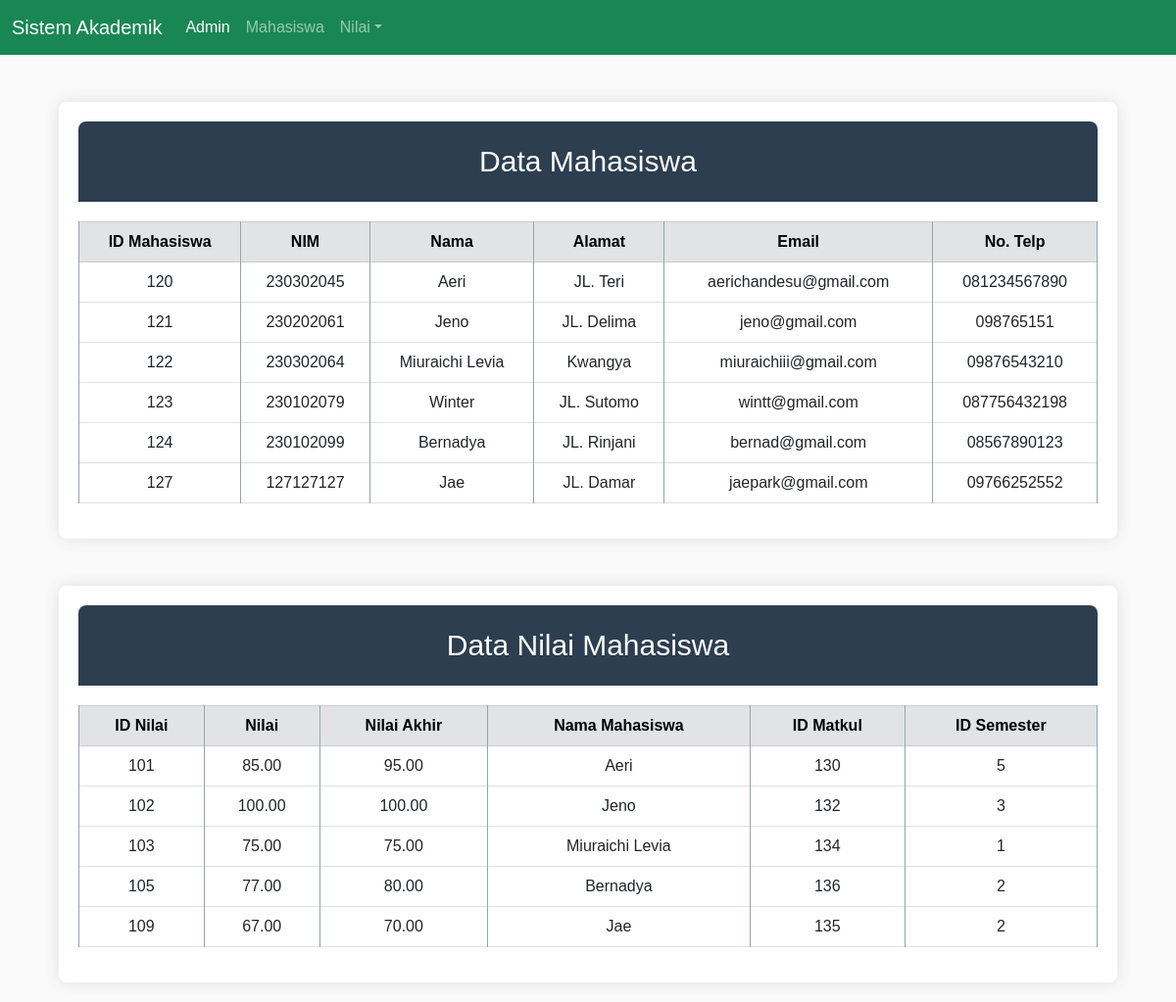
/TUGAS2/beranda.php, run on the app's committed database.
### tables this page shows
CREATE TABLE `mahasiswa` (
  `id_mahasiswa` int NOT NULL,
  `nim` varchar(20) NOT NULL,
  `nama_mhs` varchar(255) NOT NULL,
  `alamat` varchar(255) NOT NULL,
  `email` varchar(255) NOT NULL,
  `no_telp` varchar(20) NOT NULL
);

CREATE TABLE `nilai` (
  `id_nilai` int NOT NULL,
  `nilai` decimal(10,2) NOT NULL,
  `nilai_akhir` decimal(10,2) NOT NULL,
  `id_mahasiswa` int NOT NULL,
  `id_matkul` int NOT NULL,
  `id_semester` int NOT NULL
);

### TUGAS2/database.php (called while the page is built, shortened)
<?php
class Database {
private $host = 'localhost';
private $username = 'root';
private $password = '';
private $database = 'db_akademik';
public function __construct() {
    $this->conn = new mysqli($this->host, $this->username, $this->password, $this->database);
}
}
?>

### TUGAS2/mahasiswa.php (called while the page is built)
<?php
include_once 'database.php';
class Mahasiswa extends Database {
    public function tampilkanData() {
        $sql = "SELECT * FROM mahasiswa";
        $data = $this->conn->query($sql);
        $hasil = [];
        if ($data && mysqli_num_rows($data) > 0) {
            while ($row = mysqli_fetch_array($data)) {
                $hasil[] = $row;
            }
        }
        return $hasil;
    }
    }
    $mhs = new Mahasiswa();
    $dataMhs = $mhs->tampilkanData();
?>

### TUGAS2/nilai.php (called while the page is built, shortened)
<?php
include_once 'database.php';
class Nilai extends Database {
    public function tampilkanData() {
        $sql = "SELECT * FROM nilai JOIN mahasiswa ON nilai.id_mahasiswa = mahasiswa.id_mahasiswa";
        $data = $this->conn->query($sql);
        $hasil = [];
        if ($data && mysqli_num_rows($data) > 0) {
            while ($row = mysqli_fetch_array($data)) {
                $hasil[] = $row;
            }
        }
        return $hasil;
    }
}
?>

### TUGAS2/beranda.php (the view, shortened to what this page needs)
<!DOCTYPE html>
<html lang="en">
<head>
    <link href="https://cdn.jsdelivr.net/npm/bootstrap@5.3.0-alpha1/dist/css/bootstrap.min.css" rel="stylesheet">
</head>
<body>
<nav class="navbar navbar-expand-lg navbar-dark bg-success">
    <div class="container-fluid">
        <a class="navbar-brand">Sistem Akademik</a>
        <div class="collapse navbar-collapse" id="navbarNav">
            <ul class="navbar-nav me-auto">
                <li class="nav-item">
                    <a class="nav-link active" href="beranda.php">Admin</a>
                </li>
                <li class="nav-item">
                    <a class="nav-link" href="tampil_mahasiswa.php">Mahasiswa</a>
                </li>
                <li class="nav-item dropdown">
                    <a class="nav-link dropdown-toggle" href="#" id="navbarDropdown" role="button" data-bs-toggle="dropdown" aria-expanded="false">
                        Nilai</a>
                </li>
            </ul>
        </div>
    </div>
</nav>
<div class="container mt-5">
    <h1 class="header">Data Mahasiswa</h1>
    <table class="table table-bordered">
        <thead class="table-secondary">
            <tr class="sub-heading">
                <th scope="col">ID Mahasiswa</th>
                <th scope="col">NIM</th>
                <th scope="col">Nama</th>
                <th scope="col">Alamat</th>
                <th scope="col">Email</th>
                <th scope="col">No. Telp</th>
            </tr>
        </thead>
        <tbody>
            <?php
            require_once('database.php');
            require_once('mahasiswa.php');
            if (!empty($dataMhs)) {
                foreach ($dataMhs as $row) {
                echo "<tr>";
                echo "<td>" . $row['id_mahasiswa'] . "</td>";
                echo "<td>" . $row['nim'] . "</td>";
                echo "<td>" . $row['nama_mhs'] . "</td>";
                echo "<td>" . $row['alamat'] . "</td>";
                echo "<td>" . $row['email'] . "</td>";
                echo "<td>" . $row['no_telp'] . "</td>";
                echo "</tr>";
                }
            } else {
                echo "<tr><td colspan='7' class='text-center'> Tidak ada data mahasiswa. </td></tr>";
            }
            ?>
        </tbody>
    </table>
</div>
<div class="container mt-5">
    <h1 class="header">Data Nilai Mahasiswa</h1>
    <table class="table table-bordered">
        <thead class="table-secondary">
            <tr>
                <tr class="sub-heading">
                <th scope="col">ID Nilai</th>
                <th scope="col">Nilai</th>
                <th scope="col">Nilai Akhir</th>
                <th scope="col">Nama Mahasiswa</th>
                <th scope="col">ID Matkul</th>
                <th scope="col">ID Semester</th>
            </tr>
        </thead>
        <tbody>
            <?php
            require_once('nilai.php');
            $nilai1 = new Nilai();
            $dataNilai = $nilai1->tampilkanData();
            if (!empty($dataNilai)) {
                foreach ($dataNilai as $row) {
                echo "<tr>";
                echo "<td>" . $row['id_nilai'] . "</td>";
                echo "<td>" . $row['nilai'] . "</td>";
                echo "<td>" . $row['nilai_akhir'] . "</td>";
                echo "<td>" . $row['nama_mhs'] . "</td>";
                echo "<td>" . $row['id_matkul'] . "</td>";
                echo "<td>" . $row['id_semester'] . "</td>";
                echo "</tr>";
                }
            } else {
                echo "<tr><td colspan='6' class='text-center'> Tidak ada data nilai mahasiswa. </td></tr>";
            }
            ?>
</body>
</html>

### TUGAS2/beranda.php (style rules this page uses)
body { font-family: Arial, sans-serif; background-color: #f9f9f9; margin: 0; padding: 0; }
.container { width: 90%; margin: 20px auto; background-color: #fff; border-radius: 8px; box-shadow: 0 0 15px rgba(0, 0, 0, 0.1); padding: 20px; }
.header { background-color: #2c3e50; color: white; padding: 23px; border-top-left-radius: 8px; border-top-right-radius: 8px; text-align: center; font-size: 30px; margin-bottom: 20px; }
table { width: 100%; border-collapse: collapse; margin-bottom: 20px; }
th, td { padding: 12px; border: 1px solid #95a5a6; text-align: center; }
th { color: black; }
td { background-color: #f1f9ff; }
.sub-heading { background-color: #95a5a6; color: black; }

### data on the page
mahasiswa: id_mahasiswa "120", nim "230302045", nama_mhs "Aeri", alamat "JL. Teri", email "aerichandesu@gmail.com", no_telp "081234567890"
mahasiswa: id_mahasiswa "121", nim "230202061", nama_mhs "Jeno", alamat "JL. Delima", email "jeno@gmail.com", no_telp "098765151"
mahasiswa: id_mahasiswa "122", nim "230302064", nama_mhs "Miuraichi Levia", alamat "Kwangya", email "miuraichiii@gmail.com", no_telp "09876543210"
mahasiswa: id_mahasiswa "123", nim "230102079", nama_mhs "Winter", alamat "JL. Sutomo", email "wintt@gmail.com", no_telp "087756432198"
mahasiswa: id_mahasiswa "124", nim "230102099", nama_mhs "Bernadya", alamat "JL. Rinjani", email "bernad@gmail.com", no_telp "08567890123"
mahasiswa: id_mahasiswa "127", nim "127127127", nama_mhs "Jae", alamat "JL. Damar", email "jaepark@gmail.com", no_telp "09766252552"
nilai: id_nilai "101", nilai "85.00", nilai_akhir "95.00", id_mahasiswa.nama_mhs "Aeri", id_matkul "130", id_semester "5"
nilai: id_nilai "102", nilai "100.00", nilai_akhir "100.00", id_mahasiswa.nama_mhs "Jeno", id_matkul "132", id_semester "3"
nilai: id_nilai "103", nilai "75.00", nilai_akhir "75.00", id_mahasiswa.nama_mhs "Miuraichi Levia", id_matkul "134", id_semester "1"
nilai: id_nilai "105", nilai "77.00", nilai_akhir "80.00", id_mahasiswa.nama_mhs "Bernadya", id_matkul "136", id_semester "2"
nilai: id_nilai "109", nilai "67.00", nilai_akhir "70.00", id_mahasiswa.nama_mhs "Jae", id_matkul "135", id_semester "2"
